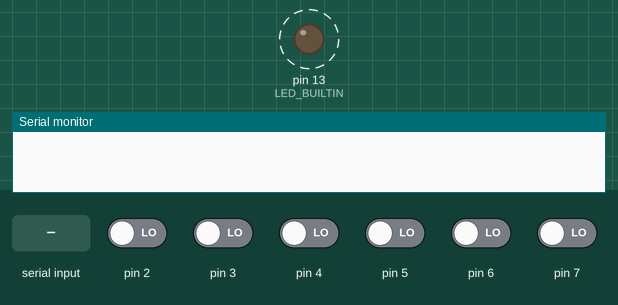
Bench run of a program on a simulated Arduino Uno, built with avr-gcc and run on an emulated ATmega328P. Shown: output pins drawn as LEDs (lit = HIGH), the last lines printed to the serial monitor. Dashed ring = blinking. The test bench sets the inputs (shaded band); at power-on: pin 2–7 LOW.

Above: at 0.8 s.
0.9 s: "scanTime\n" received over Serial
9.9 s: "pio\n" received over Serial
15.9 s: "1\n" received over Serial
At 18.8 s:
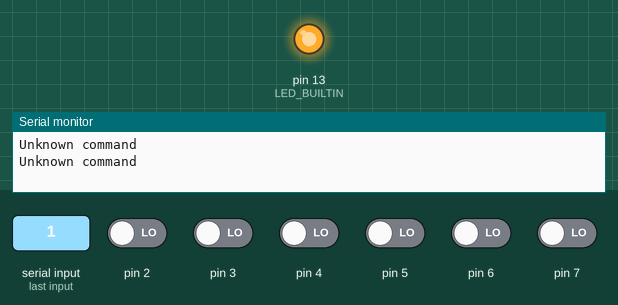
At 20.1 s:
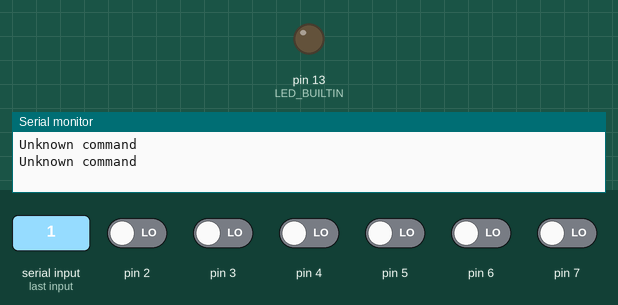
Timing chart, 0 to 36.8 s (numbered marks = the images above; inputs shaded):
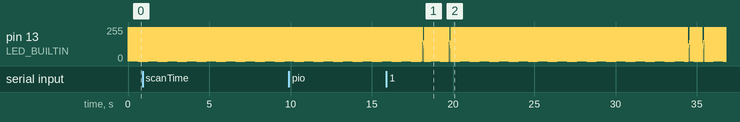

The program:

main.cpp
```cpp
#include <Arduino_FreeRTOS.h>
#include <Arduino.h>
#include "Application/ProcessImage.hpp"
#include "Application/ConsoleInterface.hpp"
#include "Application/MailBox.hpp"

// define two Tasks for DigitalRead & AnalogRead
void Process(void *pvParameters);
void Console(void *pvParameters);
ProcessImage pio;
ConsoleInterface console;

// the setup function runs once when you press reset or power the board
void setup()
{

  console.Init();
  MailBox::Instance().Init();
  // Now set up two Tasks to run independently.

  xTaskCreate(
      Process, "Process" // A name just for humans
      ,
      256 // This stack size can be checked & adjusted by reading the Stack Highwater
      ,
      NULL // Parameters for the task
      ,
      2 // Priority, with 3 (configMAX_PRIORITIES - 1) being the highest, and 0 being the lowest.
      ,
      NULL); // Task Handle

  // Now set up two Tasks to run independently.
  xTaskCreate(
      Console, "Console" // A name just for humans
      ,
      256 // This stack size can be checked & adjusted by reading the Stack Highwater
      ,
      NULL // Parameters for the task
      ,
      2 // Priority, with 3 (configMAX_PRIORITIES - 1) being the highest, and 0 being the lowest.
      ,
      NULL); // Task Handle

  // Now the Task scheduler, which takes over control of scheduling individual Tasks, is automatically started.
  vTaskStartScheduler();
}

void loop()
{
  // Empty. Things are done in Tasks.
}

void Process(void *pvParameters __attribute__((unused))) // This is a Task.
{

  for (;;) // A Task shall never return or exit.
  {
    if (MailBox::Instance().MessageAvailable() && (MailBox::Instance().CheckReceiver() == E_PROCESS_RECEIVE))
    {
      Serial.println("Test za cika Pecu");
      Message message = MailBox::Instance().ReceiveMessage();
      switch (message.cmd)
      {
      case E_READ_SCAN_TIME:
      {
        message.receiver = E_CONSOLE_RECEIVE;
        message.cmd = E_READ_SCAN_TIME;
        message.value.scanTime_ms = pio.GetScanTime_ms();
        MailBox::Instance().SendMessage(message);
      }
      break;

      default:
        break;
      }
    }

    pio.ReadInputs();

/* Logic goes here ...
*/
    pio.WriteOutputs();
    vTaskDelay(0 / portTICK_PERIOD_MS);
  }
}

void Console(void *pvParameters __attribute__((unused))) // This is a Task.
{

  for (;;) // A Task shall never return or exit.
  {
    if (MailBox::Instance().MessageAvailable() && (MailBox::Instance().CheckReceiver() == E_CONSOLE_RECEIVE))
    {
      Serial.println("console message available");
      Message message = MailBox::Instance().ReceiveMessage();
      switch (message.cmd)
      {
      case E_READ_SCAN_TIME:
      {
        String S(message.value.scanTime_ms);
        S.concat(" ms");
        console.PrintResult(S);
      }
      break;

      default:
        break;
      }
    }

    console.ReadCommand();
    console.ProcessCommand();
  }
}
```

ConsoleInterface.cpp
```cpp
#include "ConsoleInterface.hpp"
#include <Arduino_FreeRTOS.h>
#include <HardwareSerial.h>
#include "MailBox.hpp"

ConsoleInterface::ConsoleInterface()
{
}

ConsoleInterface::~ConsoleInterface()
{
}

void ConsoleInterface::Init()
{
    // initialize serial communication at 9600 bits per second:
    Serial.begin(9600);

    while (!Serial)
    {
        ; // wait for serial port to connect. Needed for native USB, on LEONARDO, MICRO, YUN, and other 32u4 based boards.
    }
}
void ConsoleInterface::PrintResult(String &s)
{
    Serial.println(s);
}

void ConsoleInterface::ReadCommand()
{

    if (Serial)
    {
        if (Serial.available())
        {
            inputBuffer_ = Serial.readString();
        }
        else if (inputBuffer_.length() != 0)
        {
            uint8_t phase = 0;
            subsetCommand_ = "";
            subsetCommand_.trim();
            subsetArg0_ = "";
            subsetArg0_.trim();
            subsetArg1_ = "";
            subsetArg1_.trim();

            for (uint8_t i = 0; i < inputBuffer_.length(); i++)
            {
                if ((inputBuffer_.charAt(i) == '\r') || (inputBuffer_.charAt(i) == '\n'))
                {
                    break;
                }

                switch (phase)
                {
                case 0:
                {
                    if (inputBuffer_.charAt(i) != ' ')
                    {
                        subset_.concat(inputBuffer_.charAt(i));
                    }
                    else
                    {
                        phase++;
                    }
                }
                break;
                case 1:
                {
                    if (inputBuffer_.charAt(i) != ' ')
                    {
                        subsetCommand_.concat(inputBuffer_.charAt(i));
                    }
                    else
                    {
                        phase++;
                    }
                }
                break;
                case 2:
                {
                    if (inputBuffer_.charAt(i) != ' ')
                    {
                        subsetArg0_.concat(inputBuffer_.charAt(i));
                    }
                    else
                    {
                        phase++;
                    }
                }
                break;
                case 3:
                {
                    if (inputBuffer_.charAt(i) != ' ')
                    {
                        subsetArg1_.concat(inputBuffer_.charAt(i));
                    }
                    else
                    {
                        phase++;
                    }
                }
                break;

                default:
                    break;
                }
            }
            /*
            Serial.println(inputBuffer_.c_str());
            Serial.print(subset_);
            Serial.print(subsetCommand_);
            Serial.print(subsetArg0_);
            Serial.println(subsetArg1_);
            */
            Serial.flush();

            inputBuffer_ = "";
            inputBuffer_.trim();
        }
    }
}

void ConsoleInterface::ProcessCommand()
{
    if (subset_ == "pio")
    {
        //Serial.println("pio");
        subset_ = "";
        subset_.trim();
        if (subsetCommand_ == "scanTime")
        {
            Message message;
            message.receiver = E_PROCESS_RECEIVE;
            message.cmd = E_READ_SCAN_TIME;

            MailBox::Instance().SendMessage(message);
        }

        Serial.flush();
    }
    else if (subset_ != "")
    {
        Serial.println("Unknown command");
        subset_ = "";
        subset_.trim();
        Serial.flush();
    }
}
```

ConsoleInterface.hpp
```cpp
#pragma once

#include <WString.h>

class ConsoleInterface
{
public:
    ConsoleInterface();
    ~ConsoleInterface();
    void ReadCommand();
    void ProcessCommand();
    void PrintResult(String& s);
    void Init();

private:
    String inputBuffer_;
    String subset_;
    String subsetCommand_;
    String subsetArg0_;
    String subsetArg1_;

};
```

MailBox.cpp
```cpp
#include "MailBox.hpp"
#include "queue.h"

void MailBox::Init()
{
    mailbox_ = xQueueCreate(1, sizeof(Message));
}

bool MailBox::MessageAvailable()
{
    bool available = false;
    if (mailbox_)
    {
        Message received;
        if (xQueuePeek(mailbox_, &received, (TickType_t)0))
        {
            available = true;
        }
    }
    return available;
}

uint8_t MailBox::CheckReceiver()
{
    uint8_t receiver;
    if (mailbox_)
    {
        Message received;
        if (xQueuePeek(mailbox_, &received, (TickType_t)0))
        {
            receiver = received.receiver;
        }
    }
    return receiver;
}

void MailBox::SendMessage(Message message)
{
    if (mailbox_)
    {
        xQueueSend(mailbox_, &message, (TickType_t)0); //portMAX_DELAY
    }
}

Message MailBox::ReceiveMessage()
{
    Message received;
    received.receiver = E_NO_RECEIVE;
    if (mailbox_)
    {
        xQueueReceive(mailbox_, &received, (TickType_t)0);
    }
    return received;
}
```

MailBox.hpp
```cpp
#pragma once
#include <Arduino_FreeRTOS.h>
#include <queue.h>

struct Message
{
    uint8_t receiver;
    uint8_t cmd;
    union MessageSpec
    {
        uint8_t digitalInputs;
        uint8_t digitalOutputs;
        uint16_t scanTime_ms;
    }value;
};

enum MessageDeffinitions
{
    E_NO_RECEIVE = 0,
    E_PROCESS_RECEIVE = 1,
    E_CONSOLE_RECEIVE = 2,
    E_READ_SCAN_TIME = 0
};

class MailBox
{
public:
    static MailBox &Instance()
    {
        static MailBox instance;
        return instance;
    }
    void Init();
    bool MessageAvailable();
    uint8_t CheckReceiver();
    void SendMessage(Message message);
    Message ReceiveMessage();

protected:
    MailBox() {}

private:
    MailBox(MailBox const &);
    MailBox &operator=(MailBox const &);

    QueueHandle_t mailbox_;
    enum MessageDefinition
    {
        E_READ_SCAN_TIME = 0,
        E_FORCE_OUTPUTS = 1
    };
};
```

ProcessImage.cpp
```cpp
#include <stdint.h>
#include "ProcessImage.hpp"
#include "Arduino.h"
#include "Arduino_FreeRTOS.h"

ProcessImage::ProcessImage()
{
    Init();
}

uint16_t ProcessImage::GetScanTime_ms() const
{
    return scanTime_ms_;
}

ProcessImage::~ProcessImage()
{

}

void ProcessImage::ReadInputs()
{
    in_.b0 = PIND;
}

void ProcessImage::WriteOutputs()
{
    out_.x.di0 = !out_.x.di0;
    digitalWrite(LED_BUILTIN, out_.x.di0);
    scanTime_ms_ = static_cast<uint16_t>(millis() - previousScan_ms);
    previousScan_ms = millis();
}

void ProcessImage::Init()
{
    in_.b0 = 0;
    out_.b0 = 0;

    pinMode(LED_BUILTIN, OUTPUT);
}
```

ProcessImage.hpp
```cpp
#pragma once

union ByteWrapper
{
    struct Bits
    {
        uint8_t di0 : 1;
        uint8_t di1 : 1;
        uint8_t di2 : 1;
        uint8_t di3 : 1;
        uint8_t di4 : 1;
        uint8_t di5 : 1;
        uint8_t di6 : 1;
        uint8_t di7 : 1;
    } x;
    uint8_t b0;
};


class ProcessImage
{
    public:
        ProcessImage();
        ~ProcessImage();
        void ReadInputs();
        void WriteOutputs();
        uint16_t GetScanTime_ms() const;
    private:
        void Init();
        ByteWrapper in_;
        ByteWrapper out_;
        uint16_t scanTime_ms_;
        long previousScan_ms;
};
```
